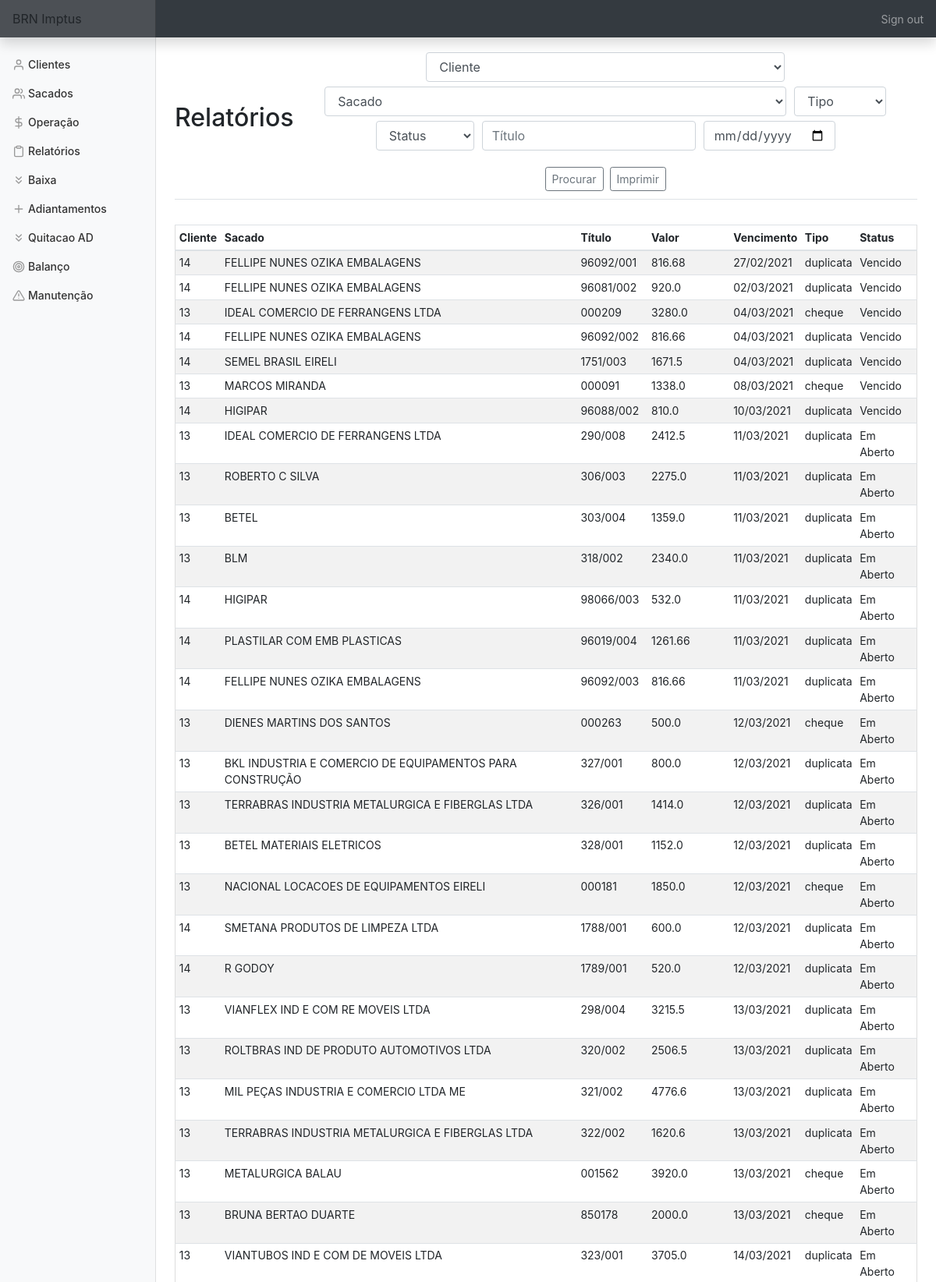
Page /relatorios (signed in, upper part) on the committed database.
### tables this page shows
CREATE TABLE titulo (
    cliente_id INTEGER,
    sacado_id INTEGER,
    bordero INTEGER,
    titulo TEXT,
    vencimento DATE,
    valor FLOAT, 
    dt_negoc DATE,
    tipo TEXT,
    status TEXT,
    dt_baixa DATE, nm_sac TEXT,
    FOREIGN KEY (cliente_id) REFERENCES clientes(id),
    FOREIGN KEY (sacado_id) REFERENCES sacados(id));

### app.py (the view, shortened to what this page needs)
@app.route('/relatorios', methods=['GET', 'POST'])
@login_required
def relatorios():
    con = sqlite3.connect(DATABASE)
    con.row_factory = sqlite3.Row
    cur = con.cursor()
    cliente = cur.execute('SELECT nome FROM clientes')
    cliente = cur.fetchall()
    sacado = cur.execute('SELECT nome FROM sacados ORDER BY nome')
    sacado = cur.fetchall()
    tit = cur.execute('SELECT * FROM titulo WHERE status != "Quitado" ORDER BY vencimento')
    tit = cur.fetchall()
    if request.method == "GET":
        return render_template('/relatorios.html', cliente=cliente, sacado=sacado, titulo=tit)

### app.py (called while the page is built)
@app.after_request
def after_request(response):
    response.headers["Cache-Control"] = "no-cache, no-store, must-revalidate"
    response.headers["Expires"] = 0
    response.headers["Pragma"] = "no-cache"
    return response

### helper.py (called while the page is built)
def login_required(f):
    @wraps(f)
    def decorated_function(*args, **kwargs):
        if session.get("user_id") is None:
            return redirect("/login")
        return f(*args, **kwargs)
    return decorated_function

### templates/relatorios.html (shortened to what this page needs)
{% extends "layout.html" %}
{% block main %}
    <div class='d-flex justify-content-between flex-warp flex-md-nowrap align-items-center pt-3 pb-2 mb-3 border-bottom'>
        <h1 class='h2'>Relatórios</h1>
            <form action='relatorios' method='POST'>
                <div class='form-group'>
                        <select class="form-control" name="cliente" title='Relatório por cliente' alt='Relatório por Cliente'>
                            <option disabled selected value>Cliente</option>
                        </select>
                        <select class="form-control" name="sacado" title='Relatório por sacado' alt='Relatório por sacado'>
                            <option disabled selected value>Sacado</option>
                        </select>
                        <select class='form-control' name='tipo' title='Relatório por tipo' alt='Relatório por tipo'>
                            <option select value>Tipo</option>
                        </select>
                        <select class='form-control' name='status' title='Relatório por status' alt='Relatório por status'>
                            <option select value>Status</option>
                        </select>
                        <input name='titulo' autofocus class='form-control' placeholder='Título' type='text' title='Relatório por número do título' alt='Relatório por número do título'>
                        <input name='vencimento' autofocus class='form-control' placeholder='Vencimento' type='date' title='Relatório por vencimento' alt='Relatório por vencimento'>
                </div>
                <button type='submit' class='btn btn-sm btn-outline-secondary'>Procurar</button>
                <button onclick="printDiv('print')" value="print a div" class='btn btn-sm btn-outline-secondary'>Imprimir</button>
            </form>
    </div>
    <div id='print' class='d-flex justify-content-between flex-warp flex-md-nowrap align-items-center pt-3 pb-2 mb-3 border-bottom'>
        <div class='table-responsive'>
            <table class='table table-striped table-sm'>
                <thead>
                    <tr>
                        <th>Cliente</th>
                        <th>Sacado</th>
                        <th>Título</th>
                        <th>Valor</th>
                        <th>Vencimento</th>
                        <th>Tipo</th>
                        <th>Status</th>
                    </tr>
                </thead>
                <tbody>
                    {% set valor_busca = namespace(item=0) %}
                    {% for row in titulo %}
                        <tr>
                            <td>{{ row['cliente_id'] }}</td>
                            <td>{{ row['nm_sac'] }}</td>
                            <td>{{ row['titulo'] }}</td>
                            <td>{{ row['valor'] }}</td>
                            {% set valor_busca.item = valor_busca.item + row['valor'] %}
                            {% set lt = row['vencimento'].split('-') %}
                            <td>{{ lt[2]+'/'+lt[1]+'/'+lt[0] }}</td>
                            <td>{{ row['tipo'] }}</td>
                            <td>{{ row['status'] }}</td>
                        </tr>
                    {% endfor %}
                </tbody>
            </table>
        </div>
    </div>
{% endblock %}

### static/styles.css (style rules this page uses)
main .form-control { display: inline-block; width: auto; margin: 3px; }
main table { text-align: left; border-collapse: collapse; border-spacing: 0; width: 100%; border: 1px solid #ddd; }
main table td, th { text-align: left; padding: 16px; }
button { margin: 2px; }
body { font-size: .875rem; height:100%; }

### rows in the picture
titulo: cliente_id "14", nm_sac "FELLIPE NUNES OZIKA EMBALAGENS", titulo "96092/001", valor "816.68", vencimento "27/02/2021", tipo "duplicata", status "Vencido"
titulo: cliente_id "14", nm_sac "FELLIPE NUNES OZIKA EMBALAGENS", titulo "96081/002", valor "920.0", vencimento "02/03/2021", tipo "duplicata", status "Vencido"
titulo: cliente_id "13", nm_sac "IDEAL COMERCIO DE FERRANGENS LTDA", titulo "000209", valor "3280.0", vencimento "04/03/2021", tipo "cheque", status "Vencido"
titulo: cliente_id "14", nm_sac "FELLIPE NUNES OZIKA EMBALAGENS", titulo "96092/002", valor "816.66", vencimento "04/03/2021", tipo "duplicata", status "Vencido"
titulo: cliente_id "14", nm_sac "SEMEL BRASIL EIRELI", titulo "1751/003", valor "1671.5", vencimento "04/03/2021", tipo "duplicata", status "Vencido"
titulo: cliente_id "13", nm_sac "MARCOS MIRANDA", titulo "000091", valor "1338.0", vencimento "08/03/2021", tipo "cheque", status "Vencido"
titulo: cliente_id "14", nm_sac "HIGIPAR", titulo "96088/002", valor "810.0", vencimento "10/03/2021", tipo "duplicata", status "Vencido"
titulo: cliente_id "13", nm_sac "IDEAL COMERCIO DE FERRANGENS LTDA", titulo "290/008", valor "2412.5", vencimento "11/03/2021", tipo "duplicata", status "Em Aberto"
titulo: cliente_id "13", nm_sac "ROBERTO C SILVA", titulo "306/003", valor "2275.0", vencimento "11/03/2021", tipo "duplicata", status "Em Aberto"
titulo: cliente_id "13", nm_sac "BETEL", titulo "303/004", valor "1359.0", vencimento "11/03/2021", tipo "duplicata", status "Em Aberto"
titulo: cliente_id "13", nm_sac "BLM", titulo "318/002", valor "2340.0", vencimento "11/03/2021", tipo "duplicata", status "Em Aberto"
titulo: cliente_id "14", nm_sac "HIGIPAR", titulo "98066/003", valor "532.0", vencimento "11/03/2021", tipo "duplicata", status "Em Aberto"
titulo: cliente_id "14", nm_sac "PLASTILAR COM EMB PLASTICAS", titulo "96019/004", valor "1261.66", vencimento "11/03/2021", tipo "duplicata", status "Em Aberto"
titulo: cliente_id "14", nm_sac "FELLIPE NUNES OZIKA EMBALAGENS", titulo "96092/003", valor "816.66", vencimento "11/03/2021", tipo "duplicata", status "Em Aberto"
titulo: cliente_id "13", nm_sac "DIENES MARTINS DOS SANTOS", titulo "000263", valor "500.0", vencimento "12/03/2021", tipo "cheque", status "Em Aberto"
titulo: cliente_id "13", nm_sac "BKL INDUSTRIA E COMERCIO DE EQUIPAMENTOS PARA CONSTRUÇÃO", titulo "327/001", valor "800.0", vencimento "12/03/2021", tipo "duplicata", status "Em Aberto"
titulo: cliente_id "13", nm_sac "TERRABRAS INDUSTRIA METALURGICA E FIBERGLAS LTDA", titulo "326/001", valor "1414.0", vencimento "12/03/2021", tipo "duplicata", status "Em Aberto"
titulo: cliente_id "13", nm_sac "BETEL MATERIAIS ELETRICOS", titulo "328/001", valor "1152.0", vencimento "12/03/2021", tipo "duplicata", status "Em Aberto"
titulo: cliente_id "13", nm_sac "NACIONAL LOCACOES DE EQUIPAMENTOS EIRELI", titulo "000181", valor "1850.0", vencimento "12/03/2021", tipo "cheque", status "Em Aberto"
titulo: cliente_id "14", nm_sac "SMETANA PRODUTOS DE LIMPEZA LTDA", titulo "1788/001", valor "600.0", vencimento "12/03/2021", tipo "duplicata", status "Em Aberto"
titulo: cliente_id "14", nm_sac "R GODOY", titulo "1789/001", valor "520.0", vencimento "12/03/2021", tipo "duplicata", status "Em Aberto"
titulo: cliente_id "13", nm_sac "VIANFLEX IND E COM RE MOVEIS LTDA", titulo "298/004", valor "3215.5", vencimento "13/03/2021", tipo "duplicata", status "Em Aberto"
titulo: cliente_id "13", nm_sac "ROLTBRAS IND DE PRODUTO AUTOMOTIVOS LTDA", titulo "320/002", valor "2506.5", vencimento "13/03/2021", tipo "duplicata", status "Em Aberto"
titulo: cliente_id "13", nm_sac "MIL PEÇAS INDUSTRIA E COMERCIO LTDA ME", titulo "321/002", valor "4776.6", vencimento "13/03/2021", tipo "duplicata", status "Em Aberto"
titulo: cliente_id "13", nm_sac "TERRABRAS INDUSTRIA METALURGICA E FIBERGLAS LTDA", titulo "322/002", valor "1620.6", vencimento "13/03/2021", tipo "duplicata", status "Em Aberto"
titulo: cliente_id "13", nm_sac "METALURGICA BALAU", titulo "001562", valor "3920.0", vencimento "13/03/2021", tipo "cheque", status "Em Aberto"
titulo: cliente_id "13", nm_sac "BRUNA BERTAO DUARTE", titulo "850178", valor "2000.0", vencimento "13/03/2021", tipo "cheque", status "Em Aberto"
titulo: cliente_id "13", nm_sac "VIANTUBOS IND E COM DE MOVEIS LTDA", titulo "323/001", valor "3705.0", vencimento "14/03/2021", tipo "duplicata", status "Em Aberto"
